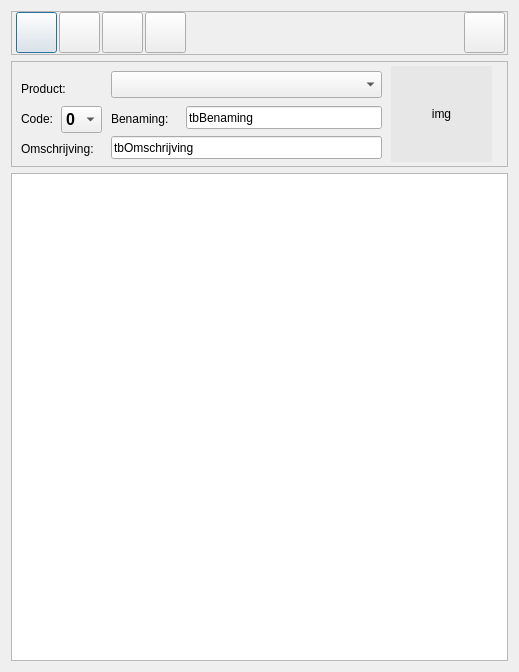
<?xml version="1.0" encoding="UTF-8"?>
<ui version="4.0">
 <class>AddSoort</class>
 <widget class="QDialog" name="AddSoort">
  <property name="geometry">
   <rect>
    <x>0</x>
    <y>0</y>
    <width>519</width>
    <height>672</height>
   </rect>
  </property>
  <property name="windowTitle">
   <string>Dialog</string>
  </property>
  <layout class="QVBoxLayout" name="verticalLayout">
   <item>
    <widget class="QFrame" name="frame">
     <property name="sizePolicy">
      <sizepolicy hsizetype="Preferred" vsizetype="Fixed">
       <horstretch>0</horstretch>
       <verstretch>0</verstretch>
      </sizepolicy>
     </property>
     <property name="minimumSize">
      <size>
       <width>481</width>
       <height>44</height>
      </size>
     </property>
     <property name="frameShape">
      <enum>QFrame::StyledPanel</enum>
     </property>
     <property name="frameShadow">
      <enum>QFrame::Raised</enum>
     </property>
     <widget class="QWidget" name="">
      <property name="geometry">
       <rect>
        <x>5</x>
        <y>0</y>
        <width>495</width>
        <height>43</height>
       </rect>
      </property>
      <layout class="QHBoxLayout" name="horizontalLayout">
       <property name="spacing">
        <number>2</number>
       </property>
       <property name="rightMargin">
        <number>6</number>
       </property>
       <item>
        <widget class="QPushButton" name="btnNieuw">
         <property name="sizePolicy">
          <sizepolicy hsizetype="Fixed" vsizetype="Fixed">
           <horstretch>0</horstretch>
           <verstretch>0</verstretch>
          </sizepolicy>
         </property>
         <property name="minimumSize">
          <size>
           <width>41</width>
           <height>41</height>
          </size>
         </property>
         <property name="maximumSize">
          <size>
           <width>41</width>
           <height>41</height>
          </size>
         </property>
         <property name="text">
          <string/>
         </property>
         <property name="icon">
          <iconset resource="../resource.qrc">
           <normaloff>:/icons/icons/add.png</normaloff>:/icons/icons/add.png</iconset>
         </property>
        </widget>
       </item>
       <item>
        <widget class="QPushButton" name="btnBewerk">
         <property name="minimumSize">
          <size>
           <width>41</width>
           <height>41</height>
          </size>
         </property>
         <property name="maximumSize">
          <size>
           <width>41</width>
           <height>41</height>
          </size>
         </property>
         <property name="text">
          <string/>
         </property>
         <property name="icon">
          <iconset resource="../resource.qrc">
           <normaloff>:/icons/icons/edit_button.png</normaloff>:/icons/icons/edit_button.png</iconset>
         </property>
        </widget>
       </item>
       <item>
        <widget class="QPushButton" name="btnOpslaan">
         <property name="minimumSize">
          <size>
           <width>41</width>
           <height>41</height>
          </size>
         </property>
         <property name="maximumSize">
          <size>
           <width>41</width>
           <height>41</height>
          </size>
         </property>
         <property name="text">
          <string/>
         </property>
         <property name="icon">
          <iconset resource="../resource.qrc">
           <normaloff>:/icons/icons/save_close.png</normaloff>:/icons/icons/save_close.png</iconset>
         </property>
        </widget>
       </item>
       <item>
        <widget class="QPushButton" name="btnLaadPicture">
         <property name="minimumSize">
          <size>
           <width>41</width>
           <height>41</height>
          </size>
         </property>
         <property name="maximumSize">
          <size>
           <width>41</width>
           <height>41</height>
          </size>
         </property>
         <property name="text">
          <string/>
         </property>
         <property name="icon">
          <iconset resource="../resource.qrc">
           <normaloff>:/icons/icons/picture_add.png</normaloff>:/icons/icons/picture_add.png</iconset>
         </property>
        </widget>
       </item>
       <item>
        <spacer name="horizontalSpacer">
         <property name="orientation">
          <enum>Qt::Horizontal</enum>
         </property>
         <property name="sizeHint" stdset="0">
          <size>
           <width>400</width>
           <height>0</height>
          </size>
         </property>
        </spacer>
       </item>
       <item>
        <widget class="QPushButton" name="btnStop">
         <property name="minimumSize">
          <size>
           <width>41</width>
           <height>41</height>
          </size>
         </property>
         <property name="maximumSize">
          <size>
           <width>41</width>
           <height>41</height>
          </size>
         </property>
         <property name="text">
          <string/>
         </property>
         <property name="icon">
          <iconset resource="../resource.qrc">
           <normaloff>:/icons/icons/stop2.png</normaloff>:/icons/icons/stop2.png</iconset>
         </property>
        </widget>
       </item>
      </layout>
     </widget>
    </widget>
   </item>
   <item>
    <widget class="QFrame" name="frame_2">
     <property name="sizePolicy">
      <sizepolicy hsizetype="Preferred" vsizetype="Fixed">
       <horstretch>0</horstretch>
       <verstretch>0</verstretch>
      </sizepolicy>
     </property>
     <property name="minimumSize">
      <size>
       <width>481</width>
       <height>106</height>
      </size>
     </property>
     <property name="frameShape">
      <enum>QFrame::StyledPanel</enum>
     </property>
     <property name="frameShadow">
      <enum>QFrame::Raised</enum>
     </property>
     <widget class="QLineEdit" name="tbOmschrijving">
      <property name="geometry">
       <rect>
        <x>100</x>
        <y>75</y>
        <width>271</width>
        <height>23</height>
       </rect>
      </property>
      <property name="text">
       <string>tbOmschrijving</string>
      </property>
     </widget>
     <widget class="my_lbFoto" name="lbFoto">
      <property name="geometry">
       <rect>
        <x>380</x>
        <y>5</y>
        <width>101</width>
        <height>96</height>
       </rect>
      </property>
      <property name="acceptDrops">
       <bool>true</bool>
      </property>
      <property name="styleSheet">
       <string notr="true">background-color: rgb(231, 231, 231);</string>
      </property>
      <property name="text">
       <string>img</string>
      </property>
      <property name="scaledContents">
       <bool>true</bool>
      </property>
      <property name="alignment">
       <set>Qt::AlignCenter</set>
      </property>
     </widget>
     <widget class="QLineEdit" name="tbBenaming">
      <property name="geometry">
       <rect>
        <x>175</x>
        <y>45</y>
        <width>196</width>
        <height>23</height>
       </rect>
      </property>
      <property name="text">
       <string>tbBenaming</string>
      </property>
     </widget>
     <widget class="QLabel" name="lbOmschrijving">
      <property name="geometry">
       <rect>
        <x>10</x>
        <y>80</y>
        <width>91</width>
        <height>16</height>
       </rect>
      </property>
      <property name="text">
       <string>Omschrijving:</string>
      </property>
     </widget>
     <widget class="QLabel" name="lbCode">
      <property name="geometry">
       <rect>
        <x>10</x>
        <y>50</y>
        <width>41</width>
        <height>16</height>
       </rect>
      </property>
      <property name="text">
       <string>Code:</string>
      </property>
     </widget>
     <widget class="QComboBox" name="cbxCode">
      <property name="geometry">
       <rect>
        <x>50</x>
        <y>45</y>
        <width>41</width>
        <height>27</height>
       </rect>
      </property>
      <property name="font">
       <font>
        <pointsize>12</pointsize>
        <weight>75</weight>
        <bold>true</bold>
       </font>
      </property>
      <property name="maxCount">
       <number>36</number>
      </property>
      <item>
       <property name="text">
        <string>0</string>
       </property>
      </item>
      <item>
       <property name="text">
        <string>1</string>
       </property>
      </item>
      <item>
       <property name="text">
        <string>2</string>
       </property>
      </item>
      <item>
       <property name="text">
        <string>3</string>
       </property>
      </item>
      <item>
       <property name="text">
        <string>4</string>
       </property>
      </item>
      <item>
       <property name="text">
        <string>5</string>
       </property>
      </item>
      <item>
       <property name="text">
        <string>6</string>
       </property>
      </item>
      <item>
       <property name="text">
        <string>7</string>
       </property>
      </item>
      <item>
       <property name="text">
        <string>8</string>
       </property>
      </item>
      <item>
       <property name="text">
        <string>9</string>
       </property>
      </item>
      <item>
       <property name="text">
        <string>A</string>
       </property>
      </item>
      <item>
       <property name="text">
        <string>B</string>
       </property>
      </item>
      <item>
       <property name="text">
        <string>C</string>
       </property>
      </item>
      <item>
       <property name="text">
        <string>D</string>
       </property>
      </item>
      <item>
       <property name="text">
        <string>E</string>
       </property>
      </item>
      <item>
       <property name="text">
        <string>F</string>
       </property>
      </item>
      <item>
       <property name="text">
        <string>G</string>
       </property>
      </item>
      <item>
       <property name="text">
        <string>H</string>
       </property>
      </item>
      <item>
       <property name="text">
        <string>I</string>
       </property>
      </item>
      <item>
       <property name="text">
        <string>J</string>
       </property>
      </item>
      <item>
       <property name="text">
        <string>K</string>
       </property>
      </item>
      <item>
       <property name="text">
        <string>L</string>
       </property>
      </item>
      <item>
       <property name="text">
        <string>M</string>
       </property>
      </item>
      <item>
       <property name="text">
        <string>N</string>
       </property>
      </item>
      <item>
       <property name="text">
        <string>O</string>
       </property>
      </item>
      <item>
       <property name="text">
        <string>P</string>
       </property>
      </item>
      <item>
       <property name="text">
        <string>Q</string>
       </property>
      </item>
      <item>
       <property name="text">
        <string>R</string>
       </property>
      </item>
      <item>
       <property name="text">
        <string>S</string>
       </property>
      </item>
      <item>
       <property name="text">
        <string>T</string>
       </property>
      </item>
      <item>
       <property name="text">
        <string>U</string>
       </property>
      </item>
      <item>
       <property name="text">
        <string>V</string>
       </property>
      </item>
      <item>
       <property name="text">
        <string>W</string>
       </property>
      </item>
      <item>
       <property name="text">
        <string>X</string>
       </property>
      </item>
      <item>
       <property name="text">
        <string>Y</string>
       </property>
      </item>
      <item>
       <property name="text">
        <string>Z</string>
       </property>
      </item>
     </widget>
     <widget class="QLabel" name="lbBenaming">
      <property name="geometry">
       <rect>
        <x>100</x>
        <y>50</y>
        <width>71</width>
        <height>16</height>
       </rect>
      </property>
      <property name="text">
       <string>Benaming:</string>
      </property>
     </widget>
     <widget class="QComboBox" name="cbxProduct">
      <property name="geometry">
       <rect>
        <x>100</x>
        <y>10</y>
        <width>271</width>
        <height>27</height>
       </rect>
      </property>
     </widget>
     <widget class="QLabel" name="lbProduct">
      <property name="geometry">
       <rect>
        <x>10</x>
        <y>20</y>
        <width>61</width>
        <height>15</height>
       </rect>
      </property>
      <property name="text">
       <string>Product:</string>
      </property>
     </widget>
    </widget>
   </item>
   <item>
    <widget class="QTableView" name="tvSoorten"/>
   </item>
  </layout>
 </widget>
 <customwidgets>
  <customwidget>
   <class>my_lbFoto</class>
   <extends>QLabel</extends>
   <header>my_lbfoto.h</header>
  </customwidget>
 </customwidgets>
 <resources>
  <include location="../resource.qrc"/>
 </resources>
 <connections/>
</ui>
